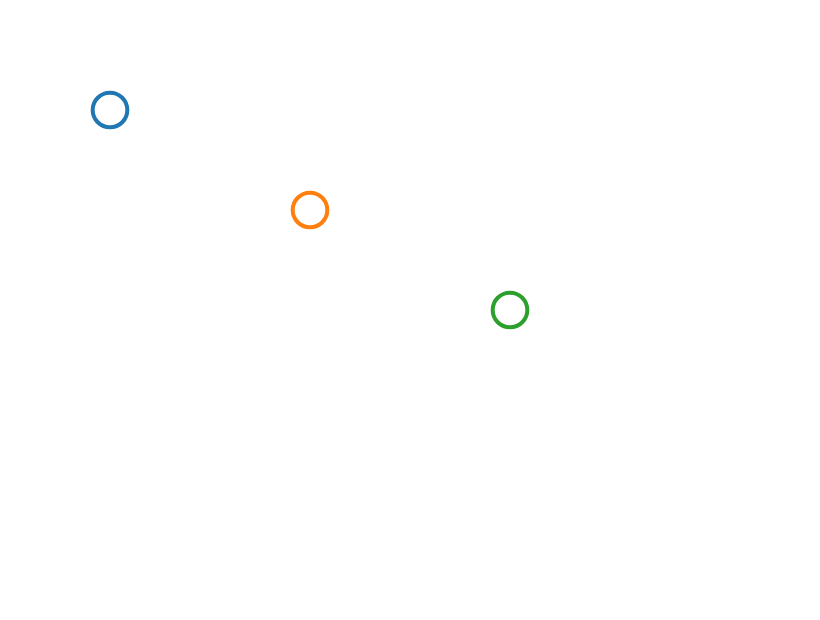

Express this chart as Vega-Lite.
### Vega specification from a JSON file in a GitHub repository (floating-point values rounded to 4 significant figures)
{"$schema": "https://vega.github.io/schema/vega/v6.json", "width": 400, "height": 300, "padding": 5, "autosize": "none", "data": [{"name": "table", "values": [{"x": 50, "y": 50, "cat": "A"}, {"x": 150, "y": 100, "cat": "B"}, {"x": 250, "y": 150, "cat": "C"}]}], "scales": [{"name": "color", "type": "ordinal", "domain": {"data": "table", "field": "cat", "sort": true}, "range": {"scheme": "category10"}}], "marks": [{"type": "symbol", "from": {"data": "table"}, "encode": {"update": {"x": {"field": "x"}, "y": {"field": "y"}, "size": {"value": 300}, "fill": {"value": "transparent"}, "stroke": {"scale": "color", "field": "cat"}, "strokeWidth": {"value": 2}}}}], "legends": [{"stroke": "color"}]}
